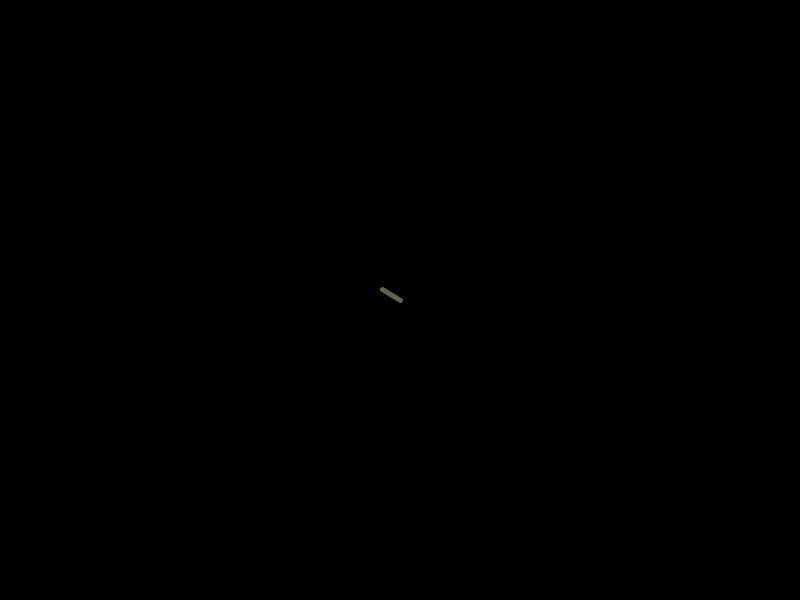
Frame 1 (no input)
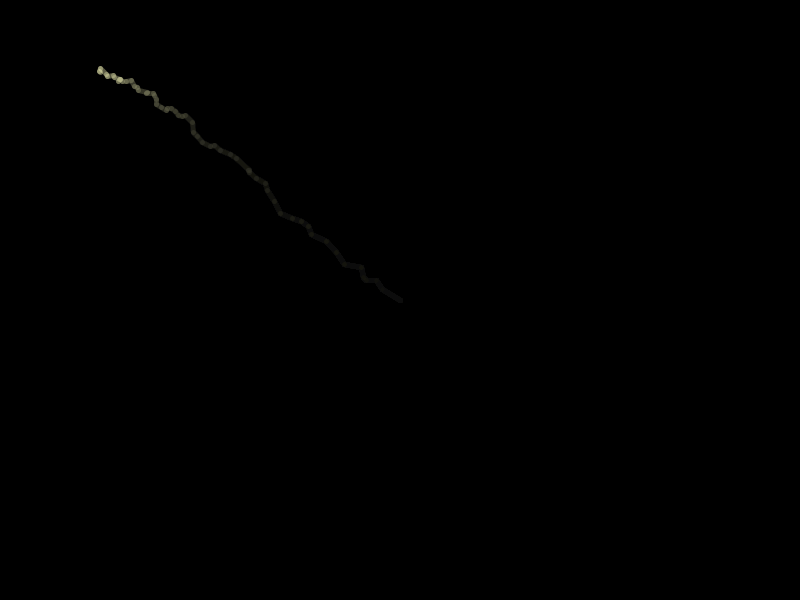
Frame 60 (the mouse pressed at the canvas centre just before this capture)
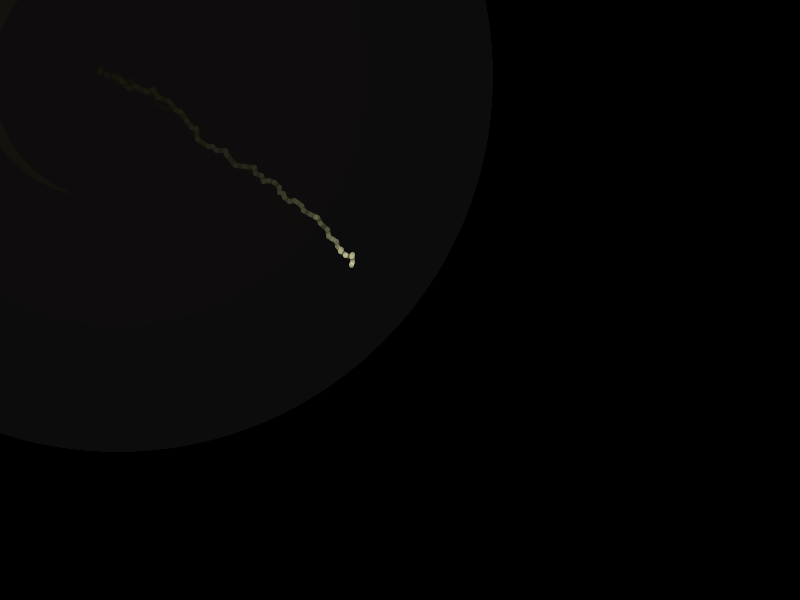
Frame 120 (the mouse held since frame 60 and released just before this capture)

The Processing sketch that drew these frames (run headless with seeded random() and noise(); from frame 60 on, the mouse is pressed at the canvas centre):

// Processing sketch: B_yetmoredrawing
// ── B_yetmoredrawing.pde

// myfirstsketch : draw a white square where my mouse is
// groovy

// at the top of the sketch
float r, g, b, x1, y1, x2, y2; // GLOBAL variables

// this runs when i hit play
void setup()
{
  size(800, 600); // sets up the size of the canvas
  
  background(0, 0, 0);
  
  x1 = width/2;
  y1 = height/2;
  
}

// this runs every frame
void draw()
{
  // this fades out the previous stuff
  noStroke();
  fill(0, 0, 0, 10);
  rect(0, 0, width-1, height-1);
  
  // this is how far away the thingie is from the mouse
  float dx = (mouseX-x1)/20.;
  float dy = (mouseY-y1)/20.;
  
  float drunkx = myDrunkenCurve(-20, 20, 30);
  float drunky = myDrunkenCurve(-20, 20, 30);;
  
  //println(dx + " " + dy);
  
  // this adds the distance and some drunkness to the position
  x2 = x1+random(min(0, dx), max(0, dx))+drunkx;
  y2 = y1+random(min(0, dy), max(0, dy))+drunky;
  
  float weight = sqrt((mouseX-pmouseX)*(mouseX-pmouseX)+(mouseY-pmouseY)*(mouseY-pmouseY));

  // draw the line
  strokeWeight(max(5, weight/2));
  noFill(); // don't draw a fill
  stroke(255, 255, 192, 100); // set the stroke to the nice purple
  line(x1, y1, x2, y2); // x1, y1, x2, y2
  
  // draw the circle
  fill(255, 192, 0, 100); // set the fill to yellow
  ellipse(x2, y2, weight, weight); // draw a circle
  
  // stash our new x and y for the next round
  x1 = x2;
  y1 = y2;
  
  // checking the boundaries
  if(x1>width) x1 = 0;
  if(x1<0) x1 = width;
  if(y1>height) y1 = 0;
  if(y1<0) y1 = height;
  
}

// this runs when i pick up a key on the keyboard
void keyReleased()
{
  if(key==' ') background(0, 0, 0);
  
}

float myDrunkenCurve(float min, float max, int Q)
{
  
  float value = 0.;
  
  for(int i = 0; i < Q; i++) // i = i + 1
  {
    value+=random(min, max);
  }
 
  value = value / float(Q);
  
  return(value);
  
}
